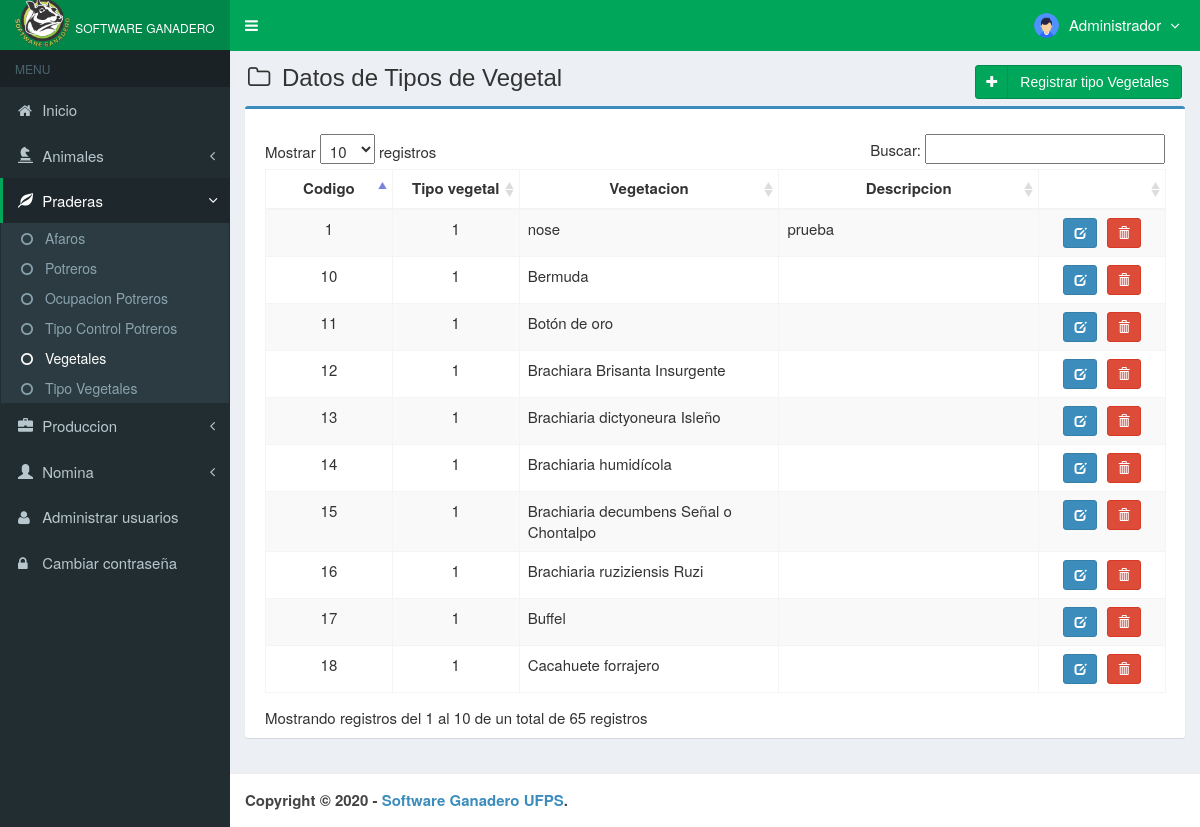
Page /main.php?module=vegetales (signed in) on the committed database.
### tables this page shows
CREATE TABLE `usuarios` (
  `id_user` int(3) NOT NULL,
  `username` varchar(50) NOT NULL,
  `name_user` varchar(50) NOT NULL,
  `password` varchar(50) NOT NULL,
  `email` varchar(50) DEFAULT NULL,
  `telefono` varchar(13) DEFAULT NULL,
  `foto` varchar(100) DEFAULT NULL,
  `permisos_acceso` enum('Super Admin','Gerente','Almacen') NOT NULL,
  `status` enum('activo','bloqueado') NOT NULL DEFAULT 'activo',
  `created_at` timestamp NOT NULL DEFAULT CURRENT_TIMESTAMP,
  `updated_at` timestamp NOT NULL DEFAULT CURRENT_TIMESTAMP ON UPDATE CURRENT_TIMESTAMP
);

CREATE TABLE `vegetacion` (
  `id` int(4) NOT NULL,
  `tipo_vegetacion` int(4) NOT NULL,
  `nombre` varchar(40) NOT NULL,
  `observacion` varchar(60) NOT NULL
);

### modules/vegetales/view.php (the view, shortened to what this page needs)
<section class="content-header">
  <h1>
    <i class="fa fa-folder-o icon-title"></i> Datos de Tipos de Vegetal
    <a class="btn btn-success btn-social pull-right" href="?module=form_vegetales&form=add" title="agregar" data-toggle="tooltip">
      <i class="fa fa-plus"></i> Registrar tipo Vegetales
    </a>
  </h1>
</section>
<section class="content">
  <div class="row">
    <div class="col-md-12">
      <div class="box box-primary">
        <div class="box-body">
          <table id="dataTables1" class="table table-bordered table-striped table-hover">
            <thead>
              <tr>
                <th class="center">Codigo</th>
                <th class="center">Tipo vegetal</th>
                <th class="center">Vegetacion</th>
                <th class="center">Descripcion</th>
                <th></th>
              </tr>
            </thead>
            <tbody>
            <?php
            $query = mysqli_query($mysqli, "SELECT id,tipo_vegetacion,nombre,observacion FROM vegetacion ORDER BY id DESC")
                                            or die('error: '.mysqli_error($mysqli));
            while ($data = mysqli_fetch_assoc($query)) {
              echo "<tr>
                      <td width='80' class='center'>$data[id]</td>
                      <td width='80' class='center'>$data[tipo_vegetacion]</td>
                      <td width='180'>$data[nombre]</td>
                      <td width='180'>$data[observacion]</td>
                      <td class='center' width='80'>
                      <div>
                          <a data-toggle='tooltip' data-placement='top' title='modificar' style='margin-right:5px' class='btn btn-primary btn-sm' href='?module=form_vegetales&form=edit&id=$data[id]'>
                              <i style='color:#fff' class='glyphicon glyphicon-edit'></i>
                          </a>";
            ?>
                          <a data-toggle="tooltip" data-placement="top" title="Eliminar" class="btn btn-danger btn-sm" href="modules/vegetales/proses.php?act=delete&id=<?php echo $data['id'];?>" onclick="return confirm('estas seguro de eliminar el vegetal <?php echo $data['nombre']; ?> ?');">
                              <i style="color:#fff" class="glyphicon glyphicon-trash"></i>
                          </a>
            <?php
              echo "    </div>
                      </td>
                    </tr>";
            }
            ?>
            </tbody>
          </table>
        </div>
      </div>
    </div>
  </div>
</section><!-- /.content

### top-menu.php (shortened to what this page needs)
<?php
require_once "config/database.php";
$query = mysqli_query($mysqli, "SELECT id_user, name_user, foto, permisos_acceso FROM usuarios WHERE id_user='$_SESSION[id_user]'")
                                or die('error: '.mysqli_error($mysqli));
$data = mysqli_fetch_assoc($query);
?>
<li class="dropdown user user-menu">
  <a href="#" class="dropdown-toggle" data-toggle="dropdown">
  <?php
  if ($data['foto']=="") { ?>
    <img src="images/user/usuario.png" class="user-image" alt="User Image"/>
  <?php
  }
  else { ?>
    <img src="images/user/<?php echo $data['foto']; ?>" class="user-image" alt="User Image"/>
  <?php
  }
  ?>
    <span class="hidden-xs"><?php echo $data['name_user']; ?> <i style="margin-left:5px" class="fa fa-angle-down"></i></span>
  </a>
</li>

### assets/css/skins/_all-skins.css (style rules this page uses)
.skin-green .main-header .navbar .nav > li > a { color: #ffffff; }
.skin-green .content-header { background: transparent; }

### assets/css/style.css (style rules this page uses)
.btn-social *:first-child { border-right: 1px solid rgba(0, 0, 0, 0.1); bottom: 0; font-size: 1em !important; left: 0; line-height: 32px !important; position: absolute; text-align: center; top: 0; width: 32px !important; }
.content-header { padding: 15px 18px 0; position: relative; }
.center { text-align:center; }
.icon-title { margin-right: 5px; }
body { background-color: #fff; color: #333; font-size: 15px; line-height: 1.42857; }

### rows in the picture
usuarios: foto (picture), name_user "Administrador"
vegetacion: id "18", tipo_vegetacion "1", nombre "Cacahuete forrajero"
vegetacion: id "17", tipo_vegetacion "1", nombre "Buffel"
vegetacion: id "16", tipo_vegetacion "1", nombre "Brachiaria ruziziensis Ruzi"
vegetacion: id "15", tipo_vegetacion "1", nombre "Brachiaria decumbens Señal o Chontalpo"
vegetacion: id "14", tipo_vegetacion "1", nombre "Brachiaria humidícola"
vegetacion: id "13", tipo_vegetacion "1", nombre "Brachiaria dictyoneura Isleño"
vegetacion: id "12", tipo_vegetacion "1", nombre "Brachiara Brisanta Insurgente"
vegetacion: id "11", tipo_vegetacion "1", nombre "Botón de oro"
vegetacion: id "10", tipo_vegetacion "1", nombre "Bermuda"
vegetacion: id "1", tipo_vegetacion "1", nombre "nose", observacion "prueba"
